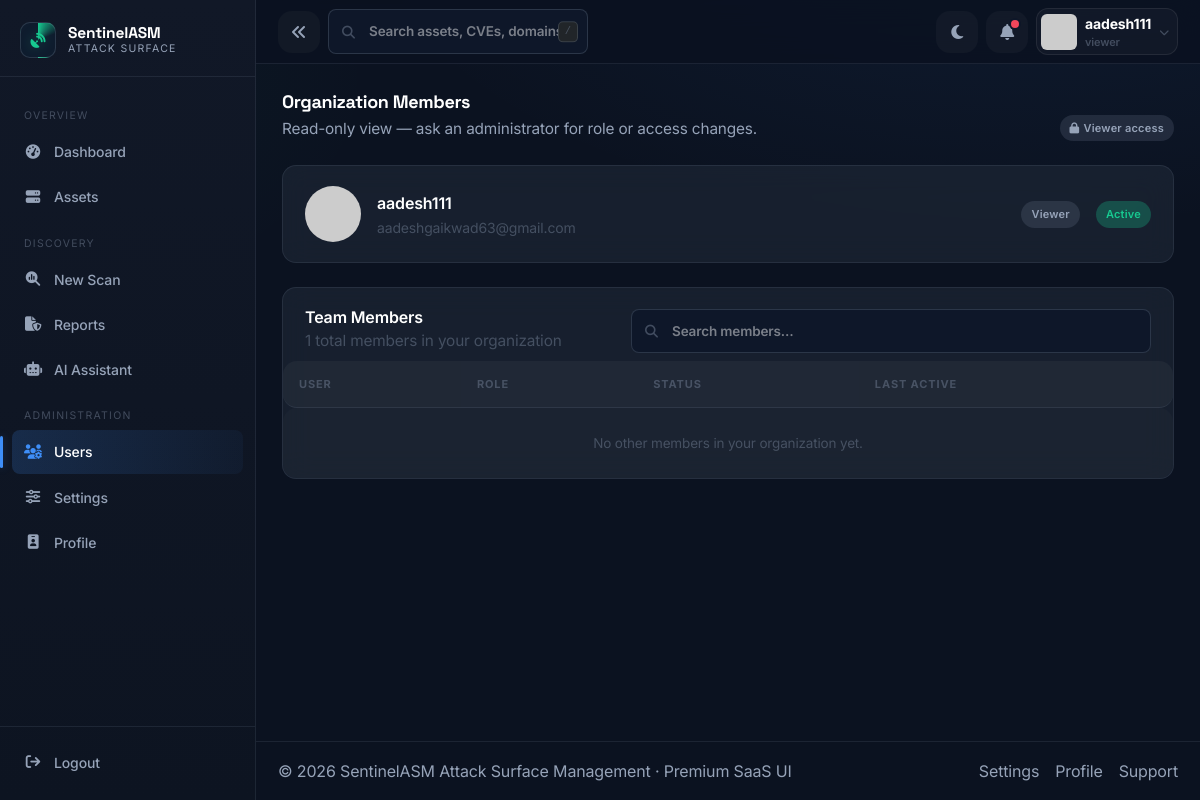
/user-management/ (signed in), run on the app's committed database.
### app/models/user.py (models this page shows, shortened)
class User(UserMixin, db.Model):
    __tablename__ = "users"
    id = db.Column(db.Integer, primary_key=True)
    username = db.Column(db.String(64), unique=True, nullable=False, index=True)
    email = db.Column(db.String(255), unique=True, nullable=False, index=True)
    password_hash = db.Column(db.String(255), nullable=False)
    full_name = db.Column(db.String(120), nullable=True)
    bio = db.Column(db.Text, nullable=True)
    avatar_url = db.Column(db.String(255), nullable=True)
    role_id = db.Column(db.Integer, db.ForeignKey("roles.id"), nullable=False)
    role = db.relationship("Role", back_populates="users")
    is_active_account = db.Column(db.Boolean, default=True, nullable=False)
    is_email_verified = db.Column(db.Boolean, default=False, nullable=False)
    created_at = db.Column(
        db.DateTime, default=lambda: datetime.now(timezone.utc), nullable=False
    )
    updated_at = db.Column(
        db.DateTime,
        default=lambda: datetime.now(timezone.utc),
        onupdate=lambda: datetime.now(timezone.utc),
        nullable=False,
    )
    last_login_at = db.Column(db.DateTime, nullable=True)
    last_login_ip = db.Column(db.String(45), nullable=True)
    logs = db.relationship(
        "Log", back_populates="user", lazy="dynamic", cascade="all, delete-orphan"
    )
    api_tokens = db.relationship(
        "APIToken",
        back_populates="user",
        lazy="dynamic",
        cascade="all, delete-orphan",
    )
    scans = db.relationship(
        "Scan",
        back_populates="user",
        lazy="dynamic",
        cascade="all, delete-orphan"
    )
    @property
    def is_active(self):
        return self.is_active_account
    def has_role(self, *role_names: str) -> bool:
        return self.role is not None and self.role.name in role_names
    @property
    def is_admin(self) -> bool:
        return self.has_role("admin")

### app/models/role.py (models this page shows, shortened)
class Role(db.Model):
    __tablename__ = "roles"
    ADMIN = "admin"
    ANALYST = "analyst"
    VIEWER = "viewer"
    ALL_ROLES = (ADMIN, ANALYST, VIEWER)
    id = db.Column(db.Integer, primary_key=True)
    name = db.Column(db.String(50), unique=True, nullable=False, index=True)
    description = db.Column(db.String(255), nullable=True)
    created_at = db.Column(
        db.DateTime, default=lambda: datetime.now(timezone.utc), nullable=False
    )
    users = db.relationship("User", back_populates="role", lazy="dynamic")

### app/user_management/routes.py (the view, shortened to what this page needs)
@user_management_bp.route("/", methods=["GET"])
@login_required
def user_management():
    users = User.query.order_by(User.created_at.desc()).all()
    if not current_user.is_admin:
        rows = [_user_row(u) for u in users if u.id != current_user.id]
        return render_template(
            "user_management/members_readonly.html",
            active_page="user_management",
            members=rows,
            member_count=len(users),
        )

### app/models/setting.py (called while the page is built)
    @staticmethod
    def get(key: str, default=None):
        setting = Setting.query.filter_by(key=key).first()
        return setting.value if setting else default

### app/models/user.py (called while the page is built)
@login_manager.user_loader
def load_user(user_id: str):
    return User.query.get(int(user_id))

### app/templates/user_management/members_readonly.html (shortened to what this page needs)
{% extends "base.html" %}
{% set active_page = 'user_management' %}
{% block content %}
<div class="d-flex flex-wrap justify-content-between align-items-end gap-3 mb-4 reveal">
  <div>
    <h3 class="font-display fw-bold text-white mb-1">Organization Members</h3>
    <p class="section-sub mb-0">Read-only view — ask an administrator for role or access changes.</p>
  </div>
  <span class="badge-soft badge-viewer"><i class="fa-solid fa-lock me-1"></i>{{ current_user.role.name|capitalize if current_user.role else 'Viewer' }} access</span>
</div>
<div class="card-glass reveal mb-4">
  <div class="card-pad">
    <div class="d-flex flex-wrap align-items-center gap-3">
      <img src="https://i.pravatar.cc/72?img={{ (current_user.id % 70) + 1 }}" class="rounded-circle" width="56" height="56" alt="{{ current_user.username }}">
      <div class="flex-grow-1">
        <div class="fw-semibold text-white">{{ current_user.full_name or current_user.username }}</div>
        <div class="small text-muted-2">{{ current_user.email }}</div>
      </div>
      <span class="badge-soft badge-{{ (current_user.role.name if current_user.role else 'viewer')|lower }}">
        {{ current_user.role.name|capitalize if current_user.role else 'Viewer' }}
      </span>
      <span class="badge-soft badge-active">Active</span>
    </div>
  </div>
</div>
<div class="card-glass reveal">
  <div class="card-pad pb-2 d-flex flex-wrap gap-2 justify-content-between align-items-center">
    <div>
      <h6 class="text-white fw-semibold mb-0">Team Members</h6>
      <p class="small text-muted-2 mb-0">{{ member_count }} total members in your organization</p>
    </div>
    <div class="search-shell" style="width:260px;">
      <i class="fa-solid fa-magnifying-glass"></i>
      <input type="text" class="form-control form-control-dark" id="memberSearch" placeholder="Search members…" onkeyup="filterMembers()">
    </div>
  </div>
  <div class="table-responsive">
    <table class="table-sentinel align-middle" id="membersTable">
      <thead>
        <tr><th>User</th><th>Role</th><th>Status</th><th>Last Active</th></tr>
      </thead>
      <tbody>
        {% for name, email, av, role, status, active in members %}
        <tr>
          <td>
            <div class="d-flex align-items-center gap-2">
              <img src="https://i.pravatar.cc/64?img={{ av }}" class="rounded-circle" width="34" height="34" alt="{{ name }}">
              <div>
                <div class="fw-semibold small text-white">{{ name }}</div>
                <div class="small text-muted-2">{{ email }}</div>
              </div>
            </div>
          </td>
          <td><span class="badge-soft badge-{{ role|lower }}">{{ role }}</span></td>
          <td><span class="badge-soft badge-{{ status|lower }}">{{ status }}</span></td>
          <td class="text-secondary">{{ active }}</td>
        </tr>
        {% else %}
        <tr><td colspan="4" class="text-center text-muted-2 py-4">No other members in your organization yet.</td></tr>
        {% endfor %}
      </tbody>
    </table>
  </div>
</div>
{% endblock %}

### app/templates/components/navbar.html (shortened to what this page needs)
<header class="topbar">
  <div class="d-flex align-items-center gap-2">
    <button class="icon-btn d-none d-lg-inline-flex" id="sidebarCollapse" aria-label="Collapse sidebar">
      <i class="fa-solid fa-angles-left"></i>
    </button>
    <div class="search-shell d-none d-md-flex">
      <i class="fa-solid fa-magnifying-glass"></i>
      <input type="search" class="form-control form-control-dark" placeholder="Search assets, CVEs, domains…" aria-label="Search">
      <kbd>/</kbd>
    </div>
  </div>
  <div class="d-flex align-items-center gap-2 ms-auto">
    <button class="icon-btn" id="themeToggle" aria-label="Toggle theme" title="Toggle theme">
      <i class="fa-solid fa-moon"></i>
    </button>
    <div class="position-relative">
      <button class="icon-btn position-relative" data-bs-toggle="dropdown" aria-label="Notifications" title="Notifications">
        <i class="fa-solid fa-bell"></i>
        <span class="dot"></span>
      </button>
    </div>
    <div class="dropdown">
      <button class="d-flex align-items-center gap-2 btn p-1 pe-2" data-bs-toggle="dropdown" style="border-radius:12px; border:1px solid rgba(255,255,255,.08); background:rgba(255,255,255,.03);">
        <img src="{{ current_user.avatar_url or 'https://i.pravatar.cc/64?img=13' }}" class="rounded-2" width="36" height="36" alt="User avatar">
        <span class="d-none d-md-block text-start">
          <span class="d-block small fw-bold text-white">{{ current_user.username }}</span>
          <span class="d-block" style="font-size:11px; color:var(--text-muted);">{{ current_user.role.name }}</span>
        </span>
        <i class="fa-solid fa-chevron-down d-none d-md-block" style="font-size:10px; color:var(--text-muted);"></i>
      </button>
    </div>
  </div>
</header>

### data on the page
User: username "aadesh111", full_name+username "aadesh111", email "aadeshgaikwad63@gmail.com"
Role: role.name "viewer", role.name "Viewer"

### other printed values
{{ member_count }} "1"
